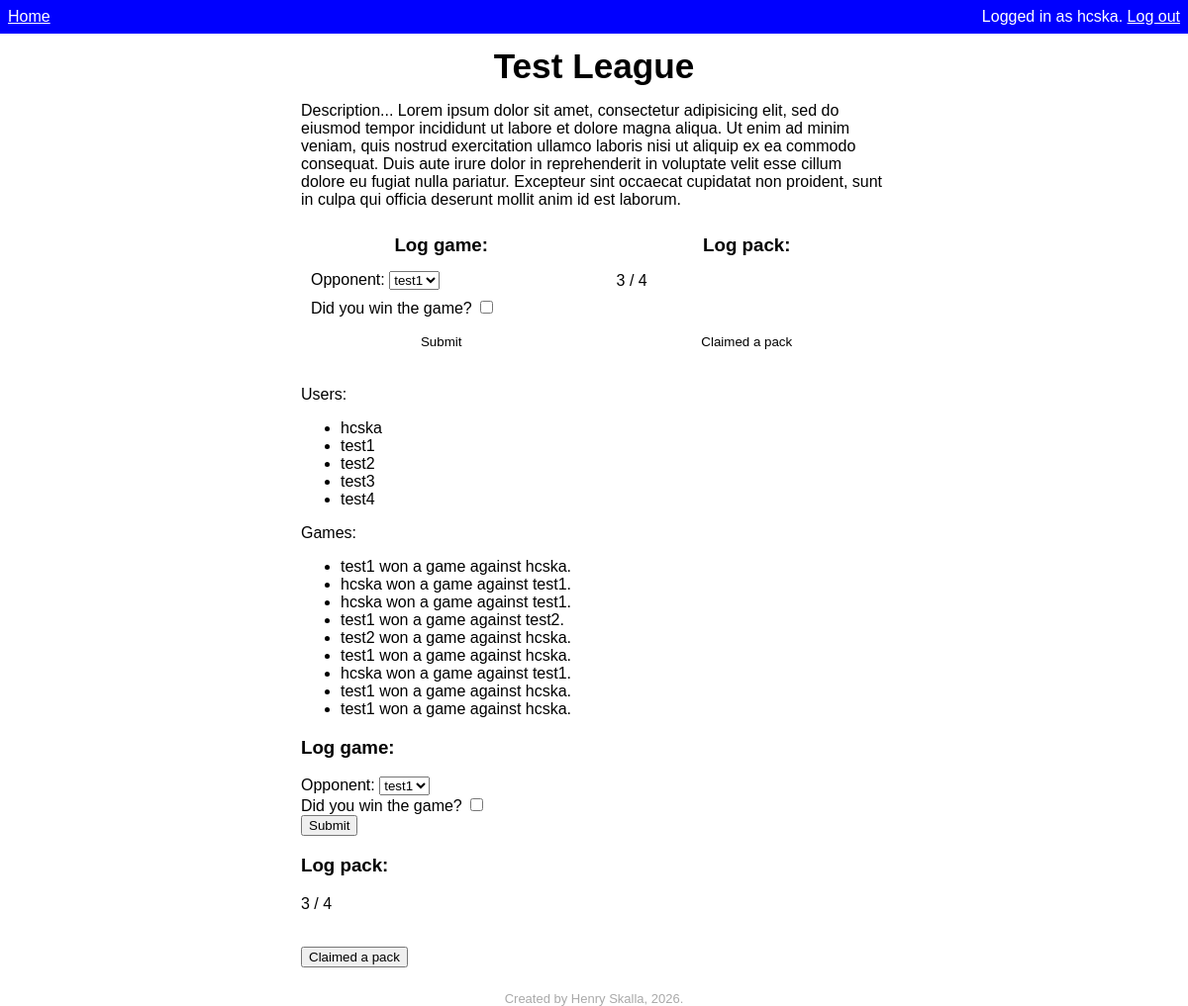
/test-league/ (signed in), run on the app's committed database.
### league/models.py (models this page shows, shortened)
class League(models.Model):
    name = models.CharField(max_length=32)
    slug = AutoSlugField(populate_from='name', unique=True)
    users = models.ManyToManyField(User, through="Profile", related_name="leagues")

class Game(models.Model):
    agent = models.ForeignKey(User, null=True, on_delete=models.SET_NULL, related_name="agent")
    patient = models.ForeignKey(User, null=True, on_delete=models.SET_NULL, related_name="patient")
    league = models.ForeignKey(League, null=True, on_delete=models.CASCADE, related_name="games")
    timestamp = models.DateTimeField(auto_now_add=True)
    win = models.BooleanField()
    confirmed = models.BooleanField(default=False)

### league/views.py (the view, shortened to what this page needs)
# urls.py: path("<str:slug>/", views.league, name="league"),
@login_required
def league(request, slug):
    l = get_object_or_404(League, slug=slug)
    u = request.user
    e = []
    return render(request, "league/league.html", {"league": l, "user": u, "error": e})

### league/templates/league/league.html (shortened to what this page needs)
{% extends "./league_base.html" %}
{% block content %}
    <div class="league_content">
        <h1>{{ league.name }}</h1>
        <p class="description"> Description... {% lorem %} </p>
        <div class="panel_frame" style:"display:flex; justify-content:space-between;">
            <div class="panel">
                {% include "league/log_game.html" with league=league user=user error=error %}
            </div>
            <div class="panel">
                {% include "league/log_pack.html" with league=league user=user error=error %}
            </div>
        </div>
        <p>Users:</p>
        <ul>
            {% for user in league.users.all %}
                <li>{{ user.username }}</li>
            {% endfor %}
        </ul>
        {% include "league/game_list.html" with league=league user=user error=error %}
        {% include "league/log_game.html" with league=league user=user error=error %}
        {% include "league/log_pack.html" with league=league user=user error=error %}
    </div>
{% endblock %}

### league/templates/league/league_base.html
{% extends "base.html" %}
{% load static %}
{% block header %}
    <div class="header-left">
        <a href="{% url 'home' %}">Home</a>
    </div>
    <div class="header-right">
        {% if user.is_authenticated %}
            Logged in as {{ user.username }}.
            <a href="{% url 'logout' %}">Log out</a>
        {% else %}
            <a href="{% url 'login' %}">Log in</a>
        {% endif %}
    </div>
{% endblock %}

### templates/base.html (shortened to what this page needs)
{% load static %}
<html lang="en">
<head>
    <link rel="stylesheet" href="{% static 'css/base.css' %}">
</head>
<body>
    <header>
        {% block header %}{% endblock %}
    </header>
    <div id="content">
        {% block content %}{% endblock %}
    </div>
    <footer>
        Created by Henry Skalla, 2026.
    </footer>
</body>
</html>

### league/templates/league/log_game.html (shortened to what this page needs)
<h3>Log game:</h3>
<form method="POST">
    <label for="id_opponent">Opponent:</label>
    <select name="opponent" id="id_opponent" required>
        {% for u in league.users.all %}
            {% if u.id != user.id %}
                <option value="{{ u }}">{{ u.username }}</option>
            {% endif %}
        {% endfor %}
    </select>
    <br/>
    <label for="id_win">Did you win the game?</label>
    <input type="checkbox" id="id_win" name="win" value="win">
    <br/>
    <button type="submit", name="log_game_submit">Submit</button>
</form>

### league/templates/league/log_pack.html (shortened to what this page needs)
<h3>Log pack:</h3>
<p>
    3 / 4
</p>
{% if "pack_amount_error" in error %}
        You don't have enough games!
{% else %}
    <br/>
{% endif %}
<form method="POST">
    <button type="submit", name="log_pack_submit">Claimed a pack</button>
</form>

### league/templates/league/game_list.html (shortened to what this page needs)
<p>Games:</p>
<ul>
    {% for game in league.games.all %}
        <li>
            {% if game.win %}
                {{ game.agent }} won a game against {{ game.patient }}.
            {% else %}
                {{ game.patient }} won a game against {{ game.agent }}.
            {% endif %}
        </li>
    {% endfor %}
</ul>

### static/css/base.css (style rules this page uses)
* { font-family:Verdana, Geneva, Tahoma, sans-serif }
a { color:blue; }
.header-left { text-align: left; }
.header-right { text-align: right; }
footer { text-align: center; color: darkgray; font-size: small; }
#content { padding: 8px; }
body { margin: 0; padding: 0; }

### data on the page
League: name "Test League"
Game: agent "test1", patient "hcska"
Game: patient "hcska", agent "test1"
Game: patient "hcska", agent "test1"
Game: patient "test1", agent "test2"
Game: agent "test2", patient "hcska"
Game: patient "test1", agent "hcska"
Game: patient "hcska", agent "test1"
Game: patient "test1", agent "hcska"
Game: patient "test1", agent "hcska"

### other printed values
{{ user.username }} "hcska"
{{ user.username }} "test1"
{{ user.username }} "test2"
{{ user.username }} "test3"
{{ user.username }} "test4"
form field opponent "test1 test1"
